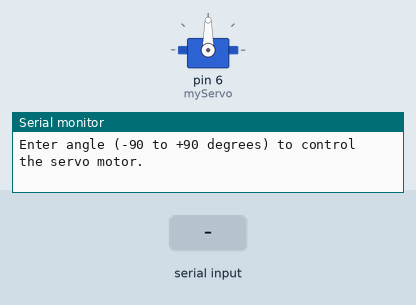
This sketch was run on a simulated Arduino Uno, built with avr-gcc and run on an emulated ATmega328P. Parts: servo, the last lines printed to the serial monitor. The test bench sets the inputs (shaded band).

Above: at 1.2 s.
1.3 s: "90,45\n" received over Serial
At 1.7 s:
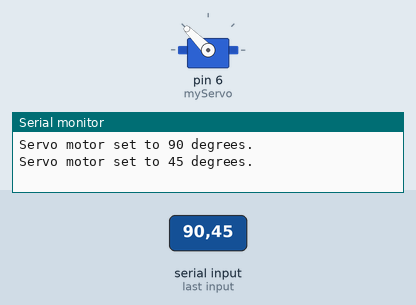
3.8 s: "30,150\n" received over Serial
At 4.6 s:
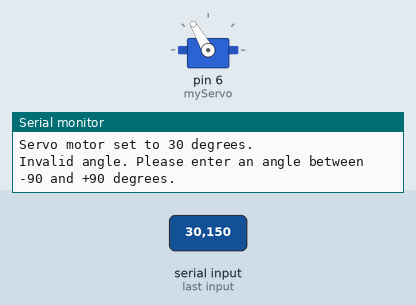
Timing chart, 0 to 6.8 s (numbered marks = the images above; inputs shaded):
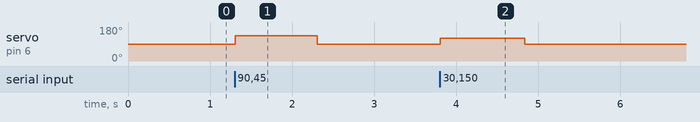

Measured:
- after the input at 1.3 s, servo on pin 6 (myServo): 90° → 135° at once, → 90° 1.0 s later
- after the input at 3.8 s, servo on pin 6 (myServo): 90° → 120° at once, → 90° 1.0 s later

The sketch:

lab10excercise2.ino
```cpp
#include <Servo.h>

// Define the range of angles for the servo motor
const int minAngle = -90;
const int maxAngle = 90;

// Initialize the servo motor object
Servo myServo;

void setup() {
  // Attach the servo motor to pin 6
  myServo.attach(6);
  Serial.begin(9600); // Initialize serial communication

  // Initial prompt
  Serial.println("Enter angle (-90 to +90 degrees) to control the servo motor.");
}

void loop() {
  if (Serial.available() > 0) {
    int angle = Serial.parseInt(); // Read the serial input as integer

    // Ensure the angle is within the specified range
    if (angle >= minAngle && angle <= maxAngle) {
      // Map the angle to the servo motor's range (0 to 180)
      int servoAngle = map(angle, minAngle, maxAngle, 0, 180);

      // Set the servo motor's position
      myServo.write(servoAngle);

      // Print feedback to the serial monitor
      Serial.print("Servo motor set to ");
      Serial.print(angle);
      Serial.println(" degrees.");
    } else {
      // Print error message if the angle is out of range
      Serial.println("Invalid angle. Please enter an angle between -90 and +90 degrees.");
    }
  }
}
```
